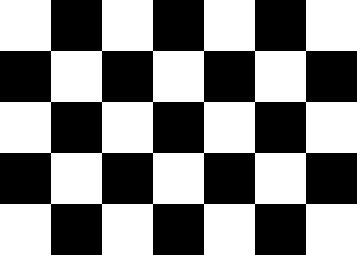
%> input picture Lab 1/ajedrez.bmp, 119 x 85 px (shown 3 times larger)
$ octave oscar_velasco.m   (GNU Octave 9; MATLAB toolbox functions it lacks are replaced by stand-ins)
%> lines starting %> are read from the running program, lines starting %| are printed output that depends on the picture; in (x1, y1, x2, y2) boxes, pixels count from 0 and x2, y2 are one past the last pixel; in counts of white or black regions, pixels touching at a corner belong together; the program's own positions count from 1
### Lab 1/b_and_w.m
function W = b_and_w(Z)
    [x, y] = size(Z);
    W = zeros(x, y);
    for i = 1:x
        for j = 1:y
            if(Z(i, j) > 200)
                W(i, j) = 1;
            end
        end
    end
end

### Lab 1/oscar_velasco.m
clc

%% Punto 1a

v1 = [1, 0, 1, 0, 1, 0, 1, 0, 1, 0, 1, 0, 1, 0, 1, 0];
v2 = [0, 1, 0, 1, 0, 1, 0, 1, 0, 1, 0, 1, 0, 1, 0, 1];
A1 = [v1; v2; v1; v2; v1; v2; v1; v2; v1; v2; v1; v2; v1; v2; v1; v2];


%% Punto 1b

%figure(1)
%imshow(A1)

%imagesc(A1)
%colormap gray

%% Punto 1d

b = zeros(100, 100);
w = ones(100, 100);
v1 = [b, w, b, w, b, w, b, w];
v2 = [w, b, w, b, w, b, w, b];
A2 = [v1; v2; v1; v2; v1; v2; v1; v2];
%figure(2)
%imshow(A2)

%% Punto 1e

imwrite(A2, "ajedrez_oscar_velasco.bmp")

%% Punto 1f

A3 = imread("ajedrez.bmp");
%> A3: size 85x119 logical; 51.4% white; 1 black region, box (x1, y1, x2, y2) and area: (0, 0, 119, 85) 4913
%figure(3)
%imshow(A3)

%% Punto 1g

[x, y] = size(A3);
%> x = 85; y = 119
aux = ones(x, y);
A4 = mod(A3 + aux, 2);
%figure(4)
%imshow(A4)
imwrite(A4, "ajedrez2_oscar_velasco.bmp")

%%
%%%%%%%%%%%%%%%%%%%%%%%%%%%%%%%%%%%%%%%%%%%%%%%%%%%%%%%%%%%%%%%%%%%%%%%%%%%

%% Punto 2a

B1 = imread("balcones256.bmp");
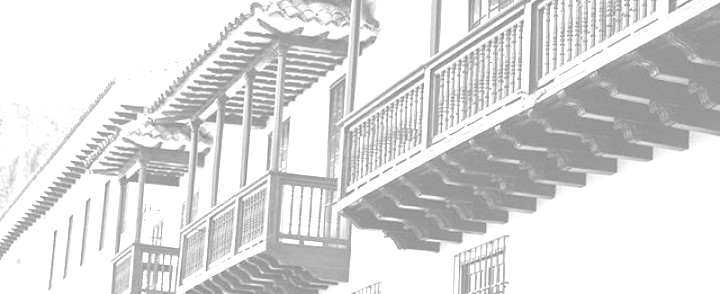
%> input picture Lab 1/balcones256.bmp, 720 x 294 px
%> B1 is the input picture: size 294x720 uint8; min 140, max 255, mean 219.3
%figure(1)
%imshow(B1)

%% Punto 2b

B1 = b_and_w(B1);
%> after the loop in b_and_w, `for i = 1:x`:
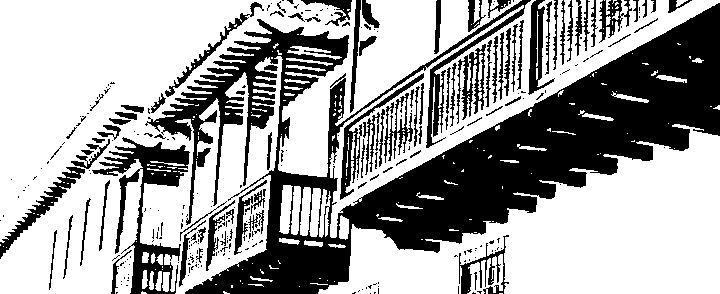
%> W: size 294x720 double; values 0 (black) and 1 (white), 64.2% white; 292 black regions (202 under 20 px), largest, box (x1, y1, x2, y2) and area: (145, 0, 720, 294) 54220, (92, 137, 190, 294) 4257, (0, 167, 85, 259) 1184
%figure(2)
%imshow(B1)

%% Punto 2c

imwrite(B1, "balconesBN_oscar_velasco.bmp")

%%
%%%%%%%%%%%%%%%%%%%%%%%%%%%%%%%%%%%%%%%%%%%%%%%%%%%%%%%%%%%%%%%%%%%%%%%%%%%

%% Punto 3a

RGB = zeros(600, 1000, 3);

%% Punto 3b

%figure(1)
%imshow(RGB)

%% Punto 3c

RGB(1:400, 201:800, 1) = 255;

%% Punto 3d

%figure(2)
%imshow(RGB)

%% Punto 3e

RGB(201:600, 1:600, 2) = 255;

%% Punto 3f

%figure(3)
%imshow(RGB)

%% Punto 3g

RGB(201:600, 401:1000, 3) = 255;

%% Punto 3h

%figure(4)
%imshow(RGB)

%% Punto 3i

RGB_bandera = zeros(400, 600, 3);
RGB_bandera(1:150, 1:600, 1) = 255;
RGB_bandera(1:150, 1:600, 2) = 255;
RGB_bandera(151:275, 1:600, 3) = 255;
RGB_bandera(276:400, 1:600, 1) = 255;

%figure(1)
%imshow(RGB_bandera)
imwrite(RGB_bandera, "Colombia_oscar_velasco.bmp")

%%
%%%%%%%%%%%%%%%%%%%%%%%%%%%%%%%%%%%%%%%%%%%%%%%%%%%%%%%%%%%%%%%%%%%%%%%%%%%

%% Punto 4a

G = imread("guacamaya.jpg");
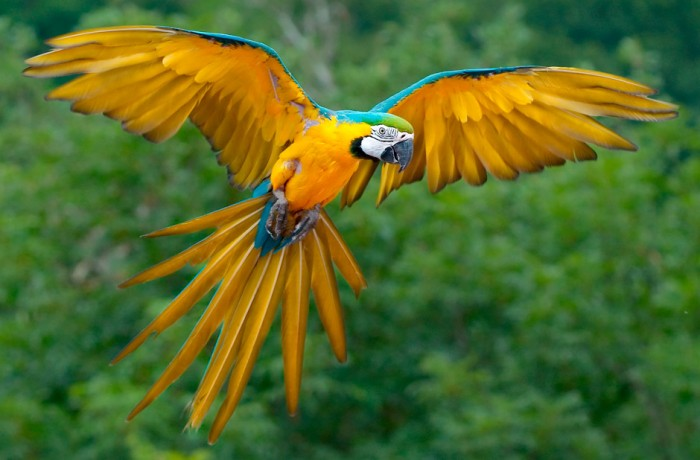
%> input picture Lab 1/guacamaya.jpg, 700 x 460 px
%> G is the input picture: size 460x700x3 uint8; mean R, G, B 84.7, 107, 41.9
[x, y, z] = size(G);
%> x = 460; y = 700; z = 3
% figure(1)
% imshow(G)

G(1:x, 1:y, 2) = 0;
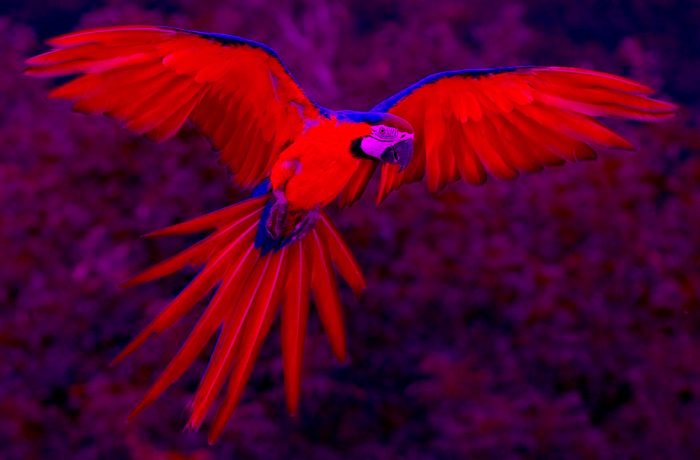
%> G: size 460x700x3 uint8; mean R, G, B 84.7, 0, 41.9
% figure(2)
% imshow(G)
imwrite(G, "guacamaya_oscar_velasco.bmp")

%% Punto 4b

R1 = imread("rostro1.jpg");
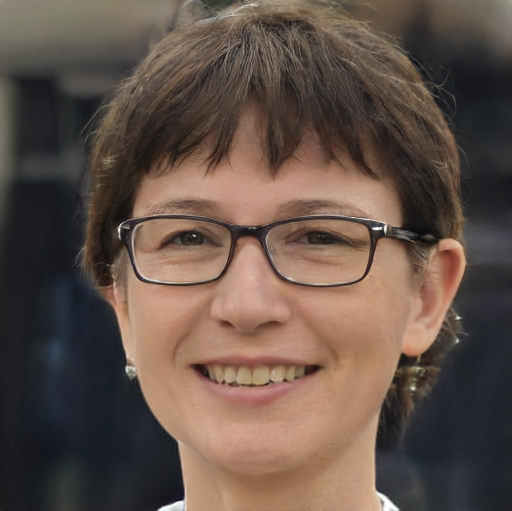
%> input picture Lab 1/rostro1.jpg, 1023 x 1021 px (shown at 1/2 size)
%> R1 is the input picture: size 1021x1023x3 uint8; mean R, G, B 98.7, 81.5, 72.4
R2 = imread("rostro2.jpg");
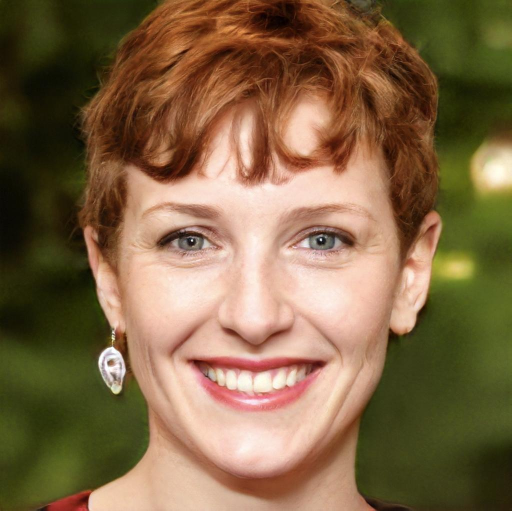
%> input picture Lab 1/rostro2.jpg, 1023 x 1021 px (shown at 1/2 size)
%> R2 is the input picture: size 1021x1023x3 uint8; mean R, G, B 128.9, 102.7, 70.3

figure(1)
imshow(R1)
figure(2)
imshow(R2)

R3 = (R1 + R2) / 2;
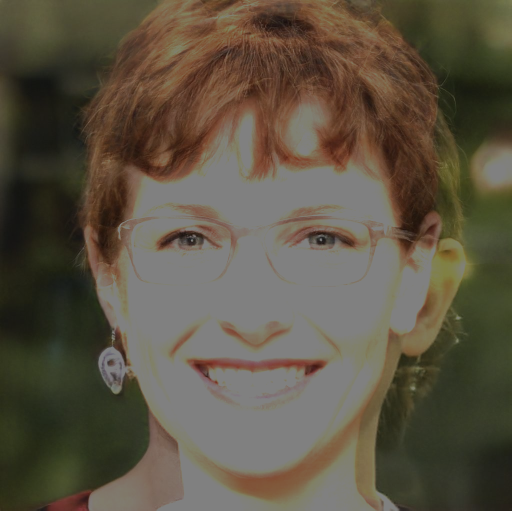
%> R3: size 1021x1023x3 uint8 (shown at 1/2 size); mean R, G, B 92.1, 83.5, 67.5
figure(3)
imshow(R3)
imwrite(R3, "rostro3_oscar_velasco.jpg")

%%%%%%%%%%%%%%%%%%%%%%%%%%%%%%%%%%%%%%%%%%%%%%%%%%%%%%%%%%%%%%%%%%%%%%%%%%%
